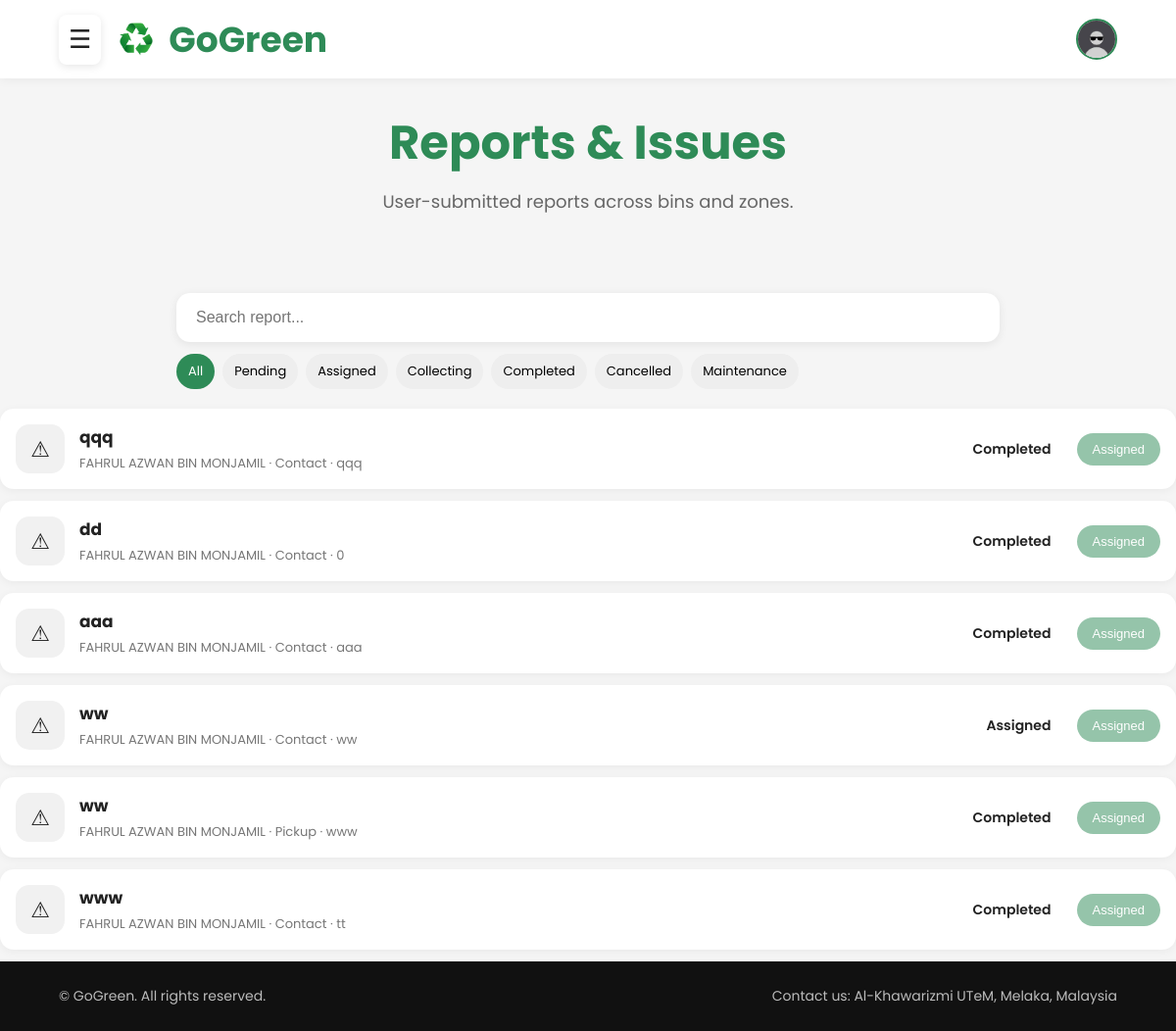
Page /Admin/reports.php (signed in) on the committed database.
### tables this page shows
CREATE TABLE `reports` (
  `id` int(11) NOT NULL,
  `user_id` int(11) DEFAULT NULL,
  `worker_id` int(11) DEFAULT NULL,
  `name` varchar(100) NOT NULL,
  `email` varchar(100) NOT NULL,
  `phone` varchar(20) DEFAULT NULL,
  `report_type` enum('Contact','Pickup') NOT NULL,
  `subject` varchar(255) NOT NULL,
  `message` text NOT NULL,
  `location` varchar(255) DEFAULT NULL,
  `status` enum('Pending','Assigned','In Progress','Completed','Rejected') DEFAULT 'Pending',
  `created_at` timestamp NOT NULL DEFAULT current_timestamp()
);

### Admin/reports.php (the view, shortened to what this page needs)
<?php
include "../config/database.php";
$sql = "SELECT * FROM reports ORDER BY id DESC";
$result = mysqli_query($conn, $sql);
?>
<!DOCTYPE html>
<html lang="en">
<head>
    <link rel="stylesheet" href="assets/css/report.css">
</head>
<body>
    <header>
        <div class="header-left">
            <div class="menu-toggle" onclick="toggleMenu()">
                ☰
            </div>
            <div class="logo">
                <img src="image/recycle_imag.png" alt="GoGreen Logo">
                GoGreen
            </div>
        </div>
        <div class="header-right">
            <div class="user-avatar-container">
                <div class="user-avatar" onclick="toggleProfileMenu()">
                    <img
src="<?php echo !empty($_SESSION['profile_image'])
? '../uploads/profile/'.$_SESSION['profile_image']
: '../uploads/profile/default.jpg'; ?>"
alt="Profile">
                </div>
            </div>
        </div>
    </header>
    <section class="page-title">
        <h1>Reports & Issues</h1>
        <p>
            User-submitted reports across bins and zones.
        </p>
    </section>
    <div class="report-controls">
        <input
            id="searchInput"
            placeholder="Search report..."
            onkeyup="searchReport()"
        >
        <div class="filters">
            <button class="active" onclick="filter('All')">
                All
            </button>
            <button onclick="filter('Pending')">
                Pending
            </button>
            <button onclick="filter('Assigned')">
                Assigned
            </button>
            <button onclick="filter('Collecting')">
                Collecting
            </button>
            <button onclick="filter('Completed')">
                Completed
            </button>
            <button onclick="filter('Cancelled')">
                Cancelled
            </button>
            <button onclick="filter('Maintenance')">
                Maintenance
            </button>
        </div>
    </div>
    <?php while($row = mysqli_fetch_assoc($result)) { ?>
<div class="report" data-status="<?= $row['status']; ?>">
    <div class="report-left">
        <div class="warning-icon">
            ⚠
        </div>
        <div class="report-details">
            <h3>
                <?= $row['subject']; ?>
            </h3>
            <p>
                <?= $row['name']; ?>
                ·
                <?= $row['report_type']; ?>
                ·
                <?= $row['location']; ?>
            </p>
        </div>
    </div>
    <div class="report-right">
        <span class="status">
            <?= $row['status']; ?>
        </span>
<?php if($row['status'] == 'Pending'){ ?>
<button
class="assign-btn"
data-id="<?= $row['id']; ?>"
onclick="openPopup(this)">
Assign
</button>
<?php } else { ?>
<button
class="assign-btn"
disabled
style="opacity:.5;cursor:not-allowed;">
Assigned
</button>
<?php } ?>
    </div>
</div>
<?php } ?>
    <footer>
        <p class="left-footer">
            © GoGreen. All rights reserved.
        </p>
        <p class="right-footer">
            Contact us: Al-Khawarizmi UTeM, Melaka, Malaysia
        </p>
    </footer>
</body>
</html>

### Admin/assets/css/report.css (style rules this page uses)
* { margin:0; padding:0; box-sizing:border-box; }
body { font-family:"Poppins", sans-serif; background:#f5f5f5; color:#222; overflow-x: hidden; min-height: 100vh; display: flex; flex-direction: column; }
header { width:100%; height:80px; background:white; display:flex; justify-content:space-between; align-items:center; padding:0 60px; position:fixed; top:0; left:0; z-index:1000; box-shadow:0 2px 10px rgba(0,0,0,0.05); }
.header-left { display:flex; align-items:center; gap:15px; }
.header-right { display:flex; align-items:center; }
.logo { display:flex; align-items:center; gap:12px; font-size:36px; font-weight:700; color:#2e8b57; }
.logo img { width:42px; height:42px; object-fit:contain; }
.menu-toggle { font-size:26px; cursor:pointer; padding:6px 10px; border-radius:8px; background:white; box-shadow:0 2px 8px rgba(0,0,0,0.1); }
.user-avatar-container { position:relative; }
.user-avatar { width:42px; height:42px; border-radius:50%; overflow:hidden; cursor:pointer; border:2px solid #2e8b57; }
.user-avatar img { width:100%; height:100%; object-fit:cover; }
.page-title { margin-top: 50px; text-align: center; padding: 60px 20px; }
.page-title h1 { font-size: 48px; color: #2e8b57; margin-bottom: 10px; }
.page-title p { font-size: 18px; color: #666; }
.report-controls { width:70%; margin:20px auto; display:flex; flex-direction:column; gap:12px; }
.report-controls input { width:100%; padding:14px; border-radius:12px; border:none; box-shadow:0 2px 10px rgba(0,0,0,0.08); outline:none; font-size:15px; }
.filters { display:flex; gap:8px; flex-wrap:wrap; }
.filters button { padding:8px 12px; border:none; border-radius:20px; cursor:pointer; background:#eee; font-family:Poppins; font-size:13px; }
.filters button.active { background:#2e8b57; color:white; }
.report { background:white; padding:16px; border-radius:14px; margin-bottom:12px; display:flex; justify-content:space-between; align-items:center; box-shadow:0 2px 10px rgba(0,0,0,0.05); }
.report-left { display:flex; align-items:center; gap:15px; }
.warning-icon { width:50px; height:50px; border-radius:14px; background:#f1f1f1; display:flex; justify-content:center; align-items:center; font-size:22px; }
.report-details h3 { font-size:17px; margin-bottom:4px; }
.report-details p { font-size:13px; color:#777; }
.report-right { display:flex; align-items:center; gap:12px; }
.assign-btn { padding:9px 16px; border:none; border-radius:20px; background:#2e8b57; color:white; font-size:13px; font-weight:500; cursor:pointer; transition:.2s; }
.status { padding:6px 12px; border-radius:20px; font-size:12px; }
#searchInput { width: 100%; padding: 16px 20px; border: none; border-radius: 14px; background: white; font-size: 16px; box-shadow: 0 2px 10px rgba(0,0,0,0.08); outline: none; }
.status { padding:8px 14px; border-radius: 20px; border: none; font-size: 14px; font-weight: 600; }
footer { background:#111; color:#bbb; display:flex; justify-content:space-between; align-items:center; padding:25px 60px; font-size:14px; flex-wrap:wrap; gap:10px; margin-top: auto; }
.left-footer { text-align:left; }
.right-footer { text-align:right; }

### rows in the picture
reports: subject "qqq", name "FAHRUL AZWAN BIN MONJAMIL", report_type "Contact", location "qqq", status "Completed", shows "Assigned"
reports: subject "dd", name "FAHRUL AZWAN BIN MONJAMIL", report_type "Contact", location "0", status "Completed", shows "Assigned"
reports: subject "aaa", name "FAHRUL AZWAN BIN MONJAMIL", report_type "Contact", location "aaa", status "Completed", shows "Assigned"
reports: subject "ww", name "FAHRUL AZWAN BIN MONJAMIL", report_type "Contact", location "ww", status "Assigned"
reports: subject "ww", name "FAHRUL AZWAN BIN MONJAMIL", report_type "Pickup", location "www", status "Completed", shows "Assigned"
reports: subject "www", name "FAHRUL AZWAN BIN MONJAMIL", report_type "Contact", location "tt", status "Completed", shows "Assigned"
